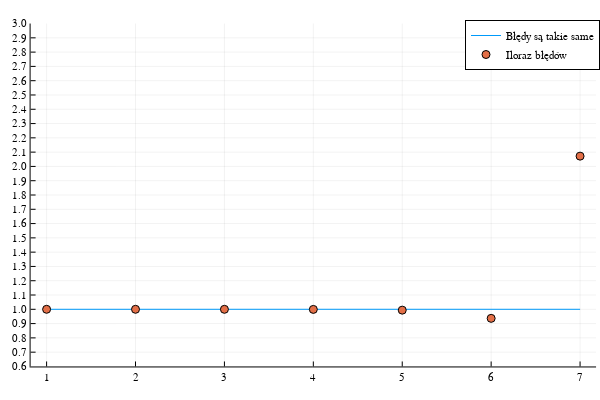

The code cell stored with this chart in its notebook:
### Code cell
# Wykres wyników funkcji relativeError dla n = 10^1, 10^2, ..., 10^7
xs = 1:7
range = map(x -> BigFloat(10.0)^x, xs)
approx = map(x -> Float32(CalculaterelativeErrorRatio(x)), range)
p = plot(
    xs, 
    xticks=1:1:7, 
    yticks=0.6:0.1:3.0, 
    ylims=(0.6, 3.0),
    map(x -> Float32(1.0), xs),
    seriestype="line",
    label = "Błędy są takie same"
)
scatter!(
    xs,
    approx,
    label = "Iloraz błędów"
)

### Figure 1 — Plotly figure (JSON) as saved in the notebook; plotly's stock layout.template omitted (floating-point values rounded to 4 significant figures)
{"data": [{"colorbar": {"title": ""}, "legendgroup": "Błędy są takie same", "line": {"color": "rgba(0, 154, 250, 1.000)", "dash": "solid", "shape": "linear", "width": 1}, "mode": "lines", "name": "Błędy są takie same", "showlegend": true, "type": "scatter", "x": [1, 2, 3, 4, 5, 6, 7], "xaxis": "x", "y": [1, 1, 1, 1, 1, 1, 1], "yaxis": "y", "zmax": null, "zmin": null}, {"colorbar": {"title": ""}, "legendgroup": "Iloraz błędów", "marker": {"color": "rgba(227, 111, 71, 1.000)", "line": {"color": "rgba(0, 0, 0, 1.000)", "width": 1}, "size": 8, "symbol": "circle"}, "mode": "markers", "name": "Iloraz błędów", "showlegend": true, "type": "scatter", "x": [1, 2, 3, 4, 5, 6, 7], "xaxis": "x", "y": [1.0, 1.0, 0.9999, 0.9994, 0.9942, 0.9366, 2.072], "yaxis": "y", "zmax": null, "zmin": null}], "layout": {"annotations": [], "height": 400, "legend": {"bgcolor": "rgba(255, 255, 255, 1.000)", "bordercolor": "rgba(0, 0, 0, 1.000)", "borderwidth": 1, "font": {"color": "rgba(0, 0, 0, 1.000)", "family": "sans-serif", "size": 11}, "tracegroupgap": 0, "traceorder": "normal", "x": 1, "xanchor": "auto", "y": 1, "yanchor": "auto"}, "margin": {"b": 20, "l": 0, "r": 0, "t": 20}, "paper_bgcolor": "rgba(255, 255, 255, 1.000)", "plot_bgcolor": "rgba(255, 255, 255, 1.000)", "showlegend": true, "width": 600, "xaxis": {"anchor": "y", "domain": [0.05101, 0.9934], "gridcolor": "rgba(0, 0, 0, 0.100)", "gridwidth": 0.5, "linecolor": "rgba(0, 0, 0, 1.000)", "mirror": false, "range": [0.82, 7.18], "showgrid": true, "showline": true, "showticklabels": true, "tickangle": 0, "tickcolor": "rgb(0, 0, 0)", "tickfont": {"color": "rgba(0, 0, 0, 1.000)", "family": "sans-serif", "size": 11}, "tickmode": "array", "ticks": "inside", "ticktext": ["1", "2", "3", "4", "5", "6", "7"], "tickvals": [1, 2, 3, 4, 5, 6, 7], "title": "", "titlefont": {"color": "rgba(0, 0, 0, 1.000)", "family": "sans-serif", "size": 15}, "type": "-", "visible": true, "zeroline": false, "zerolinecolor": "rgba(0, 0, 0, 1.000)"}, "yaxis": {"anchor": "x", "domain": [0.03762, 0.9902], "gridcolor": "rgba(0, 0, 0, 0.100)", "gridwidth": 0.5, "linecolor": "rgba(0, 0, 0, 1.000)", "mirror": false, "range": [0.6, 3], "showgrid": true, "showline": true, "showticklabels": true, "tickangle": 0, "tickcolor": "rgb(0, 0, 0)", "tickfont": {"color": "rgba(0, 0, 0, 1.000)", "family": "sans-serif", "size": 11}, "tickmode": "array", "ticks": "inside", "ticktext": ["0.6", "0.7", "0.8", "0.9", "1.0", "1.1", "1.2", "1.3", "1.4", "1.5", "1.6", "1.7", "1.8", "1.9", "2.0", "2.1", "2.2", "2.3", "2.4", "2.5", "2.6", "2.7", "2.8", "2.9", "3.0"], "tickvals": [0.6, 0.7, 0.8, 0.9, 1, 1.1, 1.2, 1.3, 1.4, 1.5, 1.6, 1.7, 1.8, 1.9, 2, 2.1, 2.2, 2.3, 2.4, 2.5, 2.6, 2.7, 2.8, 2.9, 3], "title": "", "titlefont": {"color": "rgba(0, 0, 0, 1.000)", "family": "sans-serif", "size": 15}, "type": "-", "visible": true, "zeroline": false, "zerolinecolor": "rgba(0, 0, 0, 1.000)"}}}
